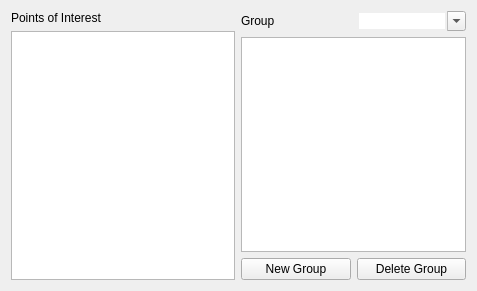
<?xml version="1.0" encoding="UTF-8"?>
<ui version="4.0">
 <class>pal::WaypointGroupPanel</class>
 <widget class="QWidget" name="pal::WaypointGroupPanel">
  <property name="geometry">
   <rect>
    <x>0</x>
    <y>0</y>
    <width>477</width>
    <height>291</height>
   </rect>
  </property>
  <property name="windowTitle">
   <string>Form</string>
  </property>
  <layout class="QHBoxLayout" name="horizontalLayout_3">
   <item>
    <layout class="QVBoxLayout" name="verticalLayout_2">
     <item>
      <widget class="QLabel" name="label">
       <property name="text">
        <string>Points of Interest</string>
       </property>
      </widget>
     </item>
     <item>
      <widget class="QListWidget" name="poiList">
       <property name="dragDropMode">
        <enum>QAbstractItemView::DragOnly</enum>
       </property>
       <property name="defaultDropAction">
        <enum>Qt::MoveAction</enum>
       </property>
      </widget>
     </item>
    </layout>
   </item>
   <item>
    <layout class="QVBoxLayout" name="verticalLayout">
     <item>
      <layout class="QHBoxLayout" name="horizontalLayout">
       <item>
        <widget class="QLabel" name="label_2">
         <property name="text">
          <string>Group</string>
         </property>
        </widget>
       </item>
       <item>
        <widget class="QComboBox" name="comboBox">
         <property name="editable">
          <bool>true</bool>
         </property>
         <property name="insertPolicy">
          <enum>QComboBox::InsertAlphabetically</enum>
         </property>
         <property name="frame">
          <bool>false</bool>
         </property>
        </widget>
       </item>
      </layout>
     </item>
     <item>
      <widget class="pal::WaypointGroupList" name="groupList">
       <property name="dragDropMode">
        <enum>QAbstractItemView::DragDrop</enum>
       </property>
       <property name="defaultDropAction">
        <enum>Qt::MoveAction</enum>
       </property>
      </widget>
     </item>
     <item>
      <layout class="QHBoxLayout" name="horizontalLayout_2">
       <item>
        <widget class="QPushButton" name="pushButton">
         <property name="text">
          <string>New Group</string>
         </property>
        </widget>
       </item>
       <item>
        <widget class="QPushButton" name="pushButton_2">
         <property name="text">
          <string>Delete Group</string>
         </property>
        </widget>
       </item>
      </layout>
     </item>
    </layout>
   </item>
  </layout>
 </widget>
 <customwidgets>
  <customwidget>
   <class>pal::WaypointGroupList</class>
   <extends>QListWidget</extends>
   <header>pal_waypoint_rviz_plugins/waypoint_group_panel.h</header>
  </customwidget>
 </customwidgets>
 <resources/>
 <connections/>
</ui>
